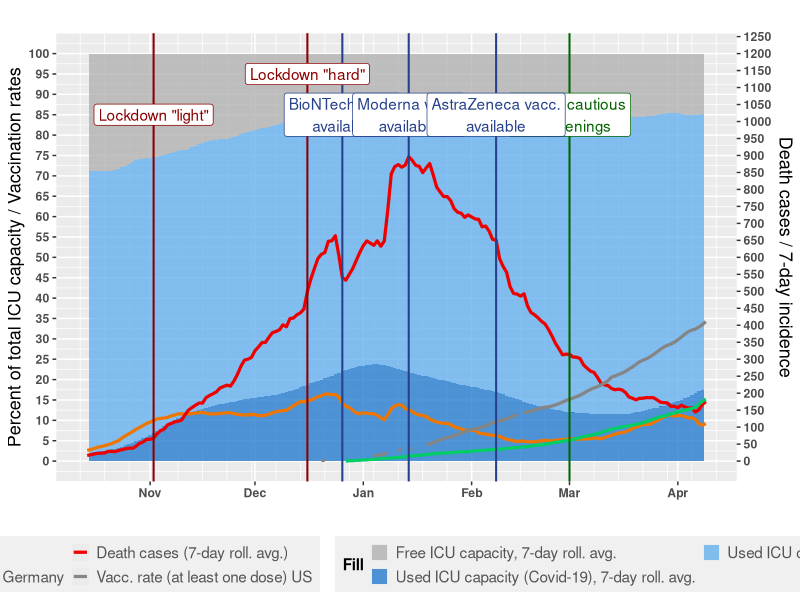

Write R code to recreate this figure.
library(ggplot2)
library(ggrepel)
library(reshape2)
library(scales)
library(tidyverse)
library(lubridate)
library(stringr)


Sys.setlocale("LC_ALL","English")


# --------------- Support functions ---------------

# Moving average
ma <- function(x, order = 7) {
  res <- c()
  for(i in 1:NROW(x)) {
    if(i < order) res <- append(res, NA)
    else res <- append(res, mean(x[c(i:(i-order+1))], na.rm = TRUE))
  }
  return(res)
}



# --------------- Data on ICU capacity and its usage ---------------

divi <- as_tibble(read.csv("icu_usage.csv", header = TRUE, sep =";"))
divi <- divi[divi$Bundesland == "DEUTSCHLAND",]
divi <- divi[, c(1,4,5,6)]
names(divi) <- c("date", "covid", "used", "free")
divi$date <- ymd(substr(divi$date, 1, 10))

divi$capacity <- divi$used + divi$free
divi$usedp <- (divi$used / divi$capacity) * 100
divi$covidp <- (divi$covid / divi$capacity) * 100

divi$usedp <- ma(divi$usedp)
divi$covidp <- ma(divi$covidp)

divi$freep <- 100 - divi$usedp
divi$noncovidp <- divi$usedp - divi$covidp

divi <- divi[divi$date >= ymd("2020-10-01"), ]
divi <- divi[,c ("date", "freep", "noncovidp", "covidp")]



# --------------- Data on deaths and incidence ---------------

deaths <- as_tibble(read.csv("deaths.csv", sep = ";", header = TRUE, stringsAsFactors = FALSE))
deaths <- deaths[,c(1,2,4,5,6)]
names(deaths) <- c("date", "cases", "newcases", "deaths", "newdeaths")
deaths$date <- dmy(deaths$date)
deaths$newdeaths <- ma(deaths$newdeaths)

inc <- as_tibble(read.csv("incidence.csv", sep = ";", dec = ",", header = TRUE, stringsAsFactors = FALSE))[17, -1]
inc <- t(inc)
inc <- cbind(inc, row.names(inc))
inc <- as_tibble(inc)
inc <- inc[!is.na(inc[,1]),]
inc <- inc[2:NROW(inc),]
names(inc) <- c("incidence", "date")
inc$date <- dmy(str_replace(inc$date, "X", ""))
class(inc$incidence) <- "numeric"



# --------------- Data on vaccinations ---------------

# Germany
vacc_de <- as_tibble(read.csv("vaccinations_de.csv", sep = ";", header = TRUE, stringsAsFactors = FALSE))
names(vacc_de)[1] <- "date"
population <- 83190556
vacc_de <- vacc_de[,c("date",
                      "personen_erst_kumulativ",
                      "personen_voll_kumulativ",
                      "impf_quote_erst",
                      "impf_quote_voll")]
names(vacc_de) <- c("date",
                    "firstvacc_de",
                    "secvacc_de",
                    "firstvaccrate_de",
                    "secvaccrate_de")
vacc_de$firstvaccrate_de <- vacc_de$firstvaccrate_de * 100
vacc_de$secvaccrate_de <- vacc_de$secvaccrate_de * 100
vacc_de$date <- dmy(vacc_de$date)

# United States
vacc_us <- as_tibble(read.csv("vaccinations_us.csv", sep = ",", header = TRUE, stringsAsFactors = FALSE))
names(vacc_us) <- c("country", "code", "date", "firstvaccrate_us")
vacc_us$date <- ymd(vacc_us$date)
vacc_us$firstvaccrate_us <- vacc_us$firstvaccrate_us
vacc_us <- vacc_us[vacc_us$country == "United States",]
vacc_us <- vacc_us[, c(3:NCOL(vacc_us))]



# --------------- Merge and melt dataset ---------------

full <- inner_join(divi, deaths, by = c("date"))
full <- inner_join(full, inc, by = c("date"))
full <- left_join(full, vacc_de, by = c("date"))
full <- left_join(full, vacc_us, by = c("date"))
full <- full[full$date >= ymd("2020-10-14") &  full$date <= ymd("2021-04-09"), ]
full.long <- melt(full, id.vars = "date", value.name = "val")


# --------------- Graphs ---------------

coeff1 <- 12
graph <- ggplot() +
  geom_bar(data = subset(full.long, variable %in% c("freep", "covidp", "noncovidp")),
           aes(x = date, y = val, fill = variable), stat = "identity", width = 1,
           alpha = 0.75) +
  geom_line(data = subset(full.long, variable %in% c("incidence")),
            aes(x = date, y = val/coeff1, color = "col1"), size = 1.1) +
  geom_line(data = subset(full.long, variable %in% c("newdeaths")),
            aes(x = date, y = val/coeff1, color = "col2"), size = 1.1) +
  geom_line(data = subset(full.long, variable %in% c("firstvaccrate_de")),
            aes(x = date, y = val, color = "col3"), size = 1.1) +
  geom_line(data = subset(full.long, variable %in% c("firstvaccrate_us")),
            aes(x = date, y = val, color = "col4"), size = 1.1) +
  geom_vline(xintercept = ymd("2020-12-16"), linetype="solid", color = "red4",
             size=0.7) +
  geom_vline(xintercept = ymd("2020-11-02"), linetype="solid", color = "red4",
             size=0.7) +
  geom_vline(xintercept = ymd("2021-03-01"), linetype="solid", color = "darkgreen",
             size=0.7) +
  geom_vline(xintercept = ymd("2020-12-26"), linetype="solid", color = "royalblue4",
             size=0.7) +
  geom_vline(xintercept = ymd("2021-01-14"), linetype="solid", color = "royalblue4",
             size=0.7) +
  geom_vline(xintercept = ymd("2021-02-08"), linetype="solid", color = "royalblue4",
             size=0.7) +
  geom_label(aes(x = ymd("2020-11-02"), y = 85, label = "Lockdown \"light\""),
             fill = "white", color = "red4") +
  geom_label(aes(x = ymd("2020-12-16"), y = 95, label = "Lockdown \"hard\""),
             fill = "white", color = "red4") +
  geom_label(aes(x = ymd("2021-03-01"), y = 85, label = "Start of cautious\nre-openings"),
             fill = "white", color = "darkgreen") +
  geom_label(aes(x = ymd("2020-12-26"), y = 85, label = "BioNTech vacc.\navailable"),
             fill = "white", color = "royalblue4") +
  geom_label(aes(x = ymd("2021-01-14"), y = 85, label = "Moderna vacc.\navailable"),
             fill = "white", color = "royalblue4") +
  geom_label(aes(x = ymd("2021-02-08"), y = 85, label = "AstraZeneca vacc.\navailable"),
             fill = "white", color = "royalblue4") +
  geom_text_repel(aes(label = round(val, 1), x = date, y = val/coeff1),
                  data = full.long[full.long$date == max(full.long$date) & full.long$variable == "incidence",],
                  size = 3.5, fontface = "bold", color = "darkorange2", nudge_x = 1,
                  segment.colour = "transparent") +
  geom_text_repel(aes(label = round(val, 1), x = date, y = val/coeff1),
                  data = full.long[full.long$date == max(full.long$date) & full.long$variable == "newdeaths",],
                  size = 3.5, fontface = "bold", color = "red2", nudge_x = 1,
                  nudge_y = -1, segment.colour = "transparent") +
  geom_text_repel(aes(label = round(val, 1), x = date, y = val),
                  data = full.long[full.long$date == max(full.long$date) & full.long$variable == "firstvaccrate_de",],
                  size = 3.5, fontface = "bold", color = "springgreen3", nudge_x = 1,
                  nudge_y = 1, segment.colour = "transparent") +
  geom_text_repel(aes(label = round(val, 1), x = date, y = val),
                  data = full.long[full.long$date == max(full.long$date) & full.long$variable == "firstvaccrate_us",],
                  size = 3.5, fontface = "bold", color = "gray52", nudge_x = 1,
                  segment.colour = "transparent") +
  geom_text_repel(aes(label = round(val, 1), x = date, y = val),
                  data = full.long[full.long$date == max(full.long$date) & full.long$variable == "covidp",],
                  size = 3.5, fontface = "bold", color = "dodgerblue3", nudge_x = 2,
                  nudge_y = -13, segment.colour = "transparent") +
  geom_text_repel(aes(label = round(val, 1), x = date, y = val),
                  data = full.long[full.long$date == max(full.long$date) & full.long$variable == "noncovidp",],
                  size = 3.5, fontface = "bold", color = "steelblue2", nudge_x = 1,
                  segment.colour = "transparent") +
  geom_text_repel(aes(label = round(val, 1), x = date, y = val),
                  data = full.long[full.long$date == max(full.long$date) & full.long$variable == "freep",],
                  size = 3.5, fontface = "bold", color = "gray68", nudge_x = 2, nudge_y = 80,
                  segment.colour = "transparent") +
  scale_fill_manual(values = c("freep" = "gray68",
                               "noncovidp" = "steelblue2",
                               "covidp" = "dodgerblue3"),
                    labels = c("freep" = "Free ICU capacity, 7-day roll. avg.",
                               "noncovidp" = "Used ICU capacity (non-Covid-19), 7-day roll. avg.",
                               "covidp" = "Used ICU capacity (Covid-19), 7-day roll. avg.")) +
  scale_color_manual(values = c(col1 = "darkorange2",
                                col2 = "red2",
                                col3 = "springgreen3",
                                col4 = "gray52"),
                     labels = c("7-day incidence",
                                "Death cases (7-day roll. avg.)",
                                "Vacc. rate (at least one dose) Germany",
                                "Vacc. rate (at least one dose) US")) +
  scale_y_continuous(breaks = seq(0, 100, 5),
              sec.axis = sec_axis(~.*coeff1, name = "Death cases / 7-day incidence",
                                  breaks = seq(0, 1250, by = 50))) +
  scale_x_date(date_breaks = waiver(), date_minor_breaks = "1 week",
               limits = c(min(full.long$date), max(full.long$date))) +
  labs(title = "",
       x = "", y = "Percent of total ICU capacity / Vaccination rates",
       fill = "Fill", color = "Lines") +
  theme(text = element_text(size = 11, face = "bold"),
        legend.text = element_text(size = 11, colour = "grey33", face = "plain"),
        legend.position = "bottom",
        legend.key.size = unit(12, "points"),
        legend.background = element_rect(fill = "gray94"),
        axis.title = element_text(size = 13, face = "plain")) +
  guides(fill = guide_legend(nrow = 2, byrow = TRUE),
         color = guide_legend(nrow = 2, byrow = TRUE))
